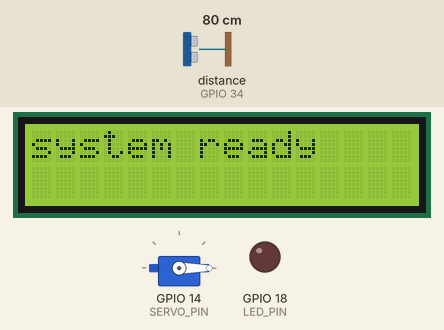
Recording of a sketch running on a simulated ESP32. Parts: servo, 16×2 character LCD, output pins drawn as LEDs (lit = HIGH). Wiring (from diagram.json): ultrasonic range finder: trigger GPIO 32; echo GPIO 34. The inputs (shaded band) are chosen by the test bench; at power-on: distance to the obstacle (sensor on GPIO 34) 80 cm. The echo pulse lasts 58.3 µs per cm; random numbers use the default seed unless the sketch sets one; pins used as bus, display or sensor lines are not drawn; what the sketch prints to the serial monitor is not drawn.

Above: at 0.3 s.
At 2.6 s:
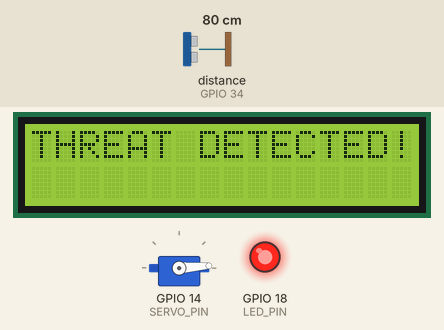
2.7 s: distance to the obstacle (sensor on GPIO 34) set to 250 cm
At 3.7 s:
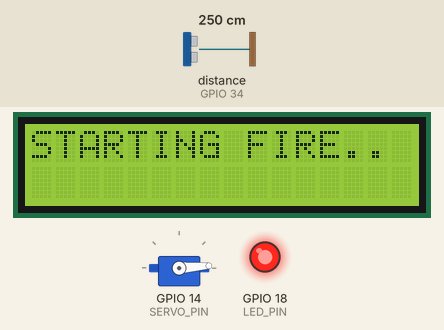
Timing chart, 0 to 15.8 s (numbered marks = the images above; inputs shaded):
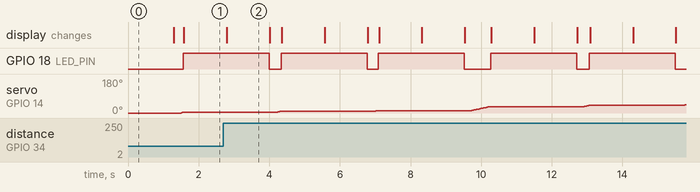

Measured:
- what the display in image 2 shows lasts 1.2 s, from 2.8 s to 4.0 s

The sketch:

sketch.ino
```cpp
/*

  Automated Defense system simulation using ESP32
  Author: OBR
  link: https://wokwi.com/projects/426251415580474369
*/


#include <ESP32Servo.h>
#include <Wire.h>
#include <LiquidCrystal_I2C.h>

// define pins
#define SERVO_PIN 14
#define LED_PIN 18
#define TRIG_PIN 32
#define ECHO_PIN 34

// variables
LiquidCrystal_I2C lcd(0x27, 16, 2);
Servo servo;
bool stopFlag = false;
int detectionZone= 150;  // Object detected within 150 cm
int currentAngle = 0;
int direction = 1;  // 1 = forward, -1 = backward


void setup() {
// initialise serial communication
  Serial.begin(115200);

// initiale the servo motor
  servo.attach(SERVO_PIN);
  servo.write(0);

//set the lcd
  Wire.begin(21, 22);
  lcd.begin(16, 2);
  lcd.backlight() ;
  lcd.setCursor(0, 0);
  lcd_message("system ready");

  //configure pins
  pinMode(TRIG_PIN, OUTPUT);
  pinMode(ECHO_PIN, INPUT);
  pinMode(LED_PIN, OUTPUT);
  delay(1000);
 lcd_message("scanning...");
}


void loop() {
  if (!stopFlag) {  // scanning scenario
    float distance= moveServo();
    if (distance > 0 && distance <= detectionZone) {
      stopFlag = true;  }
    } else { // an object is detected
      objectDetected();
    }
}


void lcd_message (char* msg){
  lcd.clear();
  lcd.print(msg);
  delay(200);
}


void objectDetected() {
    digitalWrite(LED_PIN, HIGH);  // Turn on LED when object detected
    lcd_message("THREAT DETECTED!");
    delay(1000);
    Serial.printf("\n--- PAUSED at Angle: %d degrees ---\n", currentAngle);
    simulateFiring() ;
      Serial.println("--- Resuming... ---");
      digitalWrite(LED_PIN, LOW);
      lcd_message("scanning...");
      stopFlag = false;  // Reset flag
  }


float moveServo(){
    servo.write(currentAngle);
    delay(10);
    float distance = calculateDistance();
    distance=random(130,1500); // delete this line in case of real hardware, not simulator
    Serial.printf("Angle: %d degrees, Distance: %.2f cm\n", currentAngle, distance);
    currentAngle += direction;
    if (currentAngle >= 180 || currentAngle <= 0) direction *= -1;  // Reverse direction
  return distance;
}

float calculateDistance() {
  digitalWrite(TRIG_PIN, LOW);
  delayMicroseconds(2);
  digitalWrite(TRIG_PIN, HIGH); // send wave
  delayMicroseconds(10);
  digitalWrite(TRIG_PIN, LOW);
// capture the wave sent back
  long duration = pulseIn(ECHO_PIN, HIGH);
// find distance in cm
  return duration / 58.2;
}


void simulateFiring() {
  Serial.println("  >> FIRE! >>");
  lcd_message("STARTING FIRE..");
  for(int i=0; i<2; i++) {
    Serial.println("    *PEW*");
    delay(500);
  }
}
```
